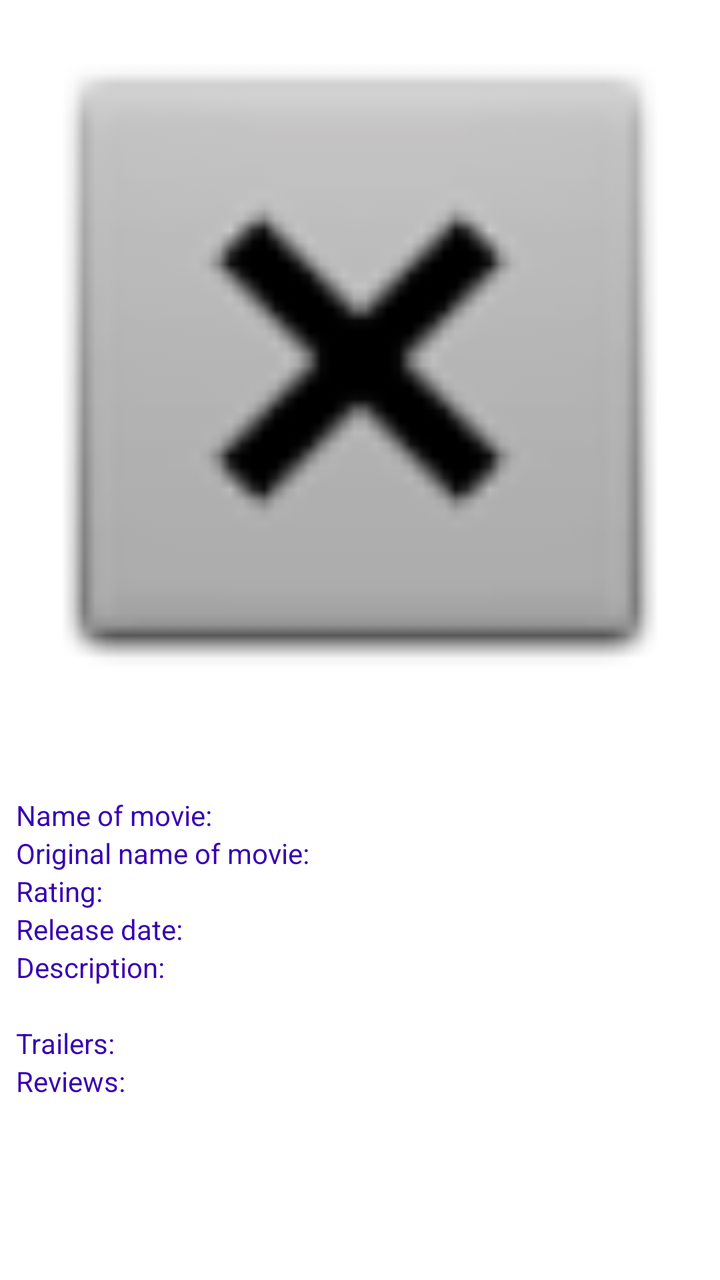
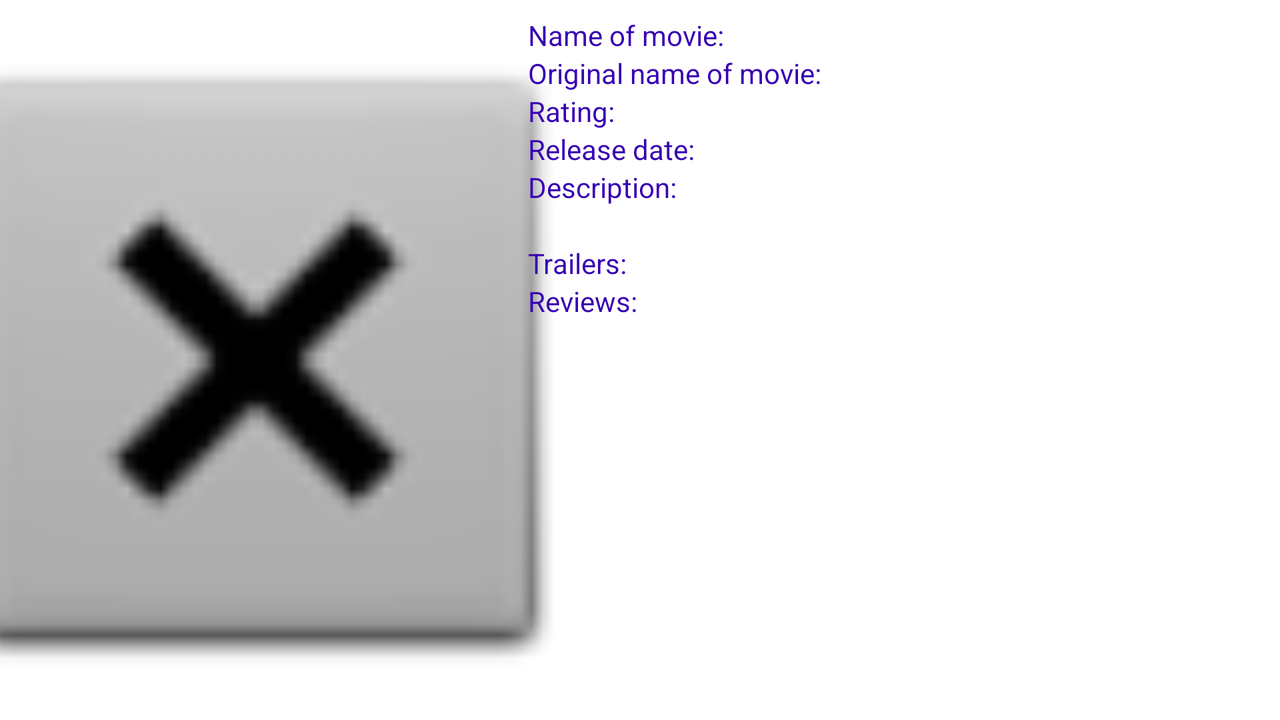

An Android layout and its configuration variant, each rendered on a device that would load it. The default file and the variant file are quoted in full after the pictures.
<!-- AndroidManifest.xml: application theme Theme.MyMovies2 -->
<!-- res/layout/activity_detail.xml -->
<?xml version="1.0" encoding="utf-8"?>
<ScrollView xmlns:android="http://schemas.android.com/apk/res/android"
    xmlns:app="http://schemas.android.com/apk/res-auto"
    xmlns:tools="http://schemas.android.com/tools"
    android:layout_width="match_parent"
    android:layout_height="match_parent"
    android:id="@+id/scrollViewInfo"
    tools:context=".DetailActivity">

    <androidx.constraintlayout.widget.ConstraintLayout
        android:layout_width="match_parent"
        android:layout_height="wrap_content">

        <ImageView
            android:id="@+id/imageViewBigPoster"
            android:layout_width="0dp"
            android:layout_height="wrap_content"
            android:adjustViewBounds="true"
            android:contentDescription="@string/big_poster"
            app:layout_constraintEnd_toEndOf="parent"
            app:layout_constraintStart_toStartOf="parent"
            app:layout_constraintTop_toTopOf="parent"
            app:srcCompat="@android:drawable/btn_dialog" />

        <ImageView
            android:id="@+id/imageViewAddToFavourite"
            android:layout_width="@dimen/size_of_star"
            android:layout_height="@dimen/size_of_star"
            android:layout_marginEnd="@dimen/size16dp"
            android:onClick="onClickChangedFavourite"
            android:contentDescription="@string/add_remove_favourite"
            app:layout_constraintBottom_toBottomOf="@+id/imageViewBigPoster"
            app:layout_constraintEnd_toEndOf="parent"
            app:layout_constraintTop_toBottomOf="@+id/imageViewBigPoster"
            app:srcCompat="@drawable/star_on" />

        <include
            layout="@layout/movie_info"
            android:id="@+id/movieInfo"
            android:layout_width="0dp"
            android:layout_height="wrap_content"
            android:layout_margin="@dimen/size8dp"
            app:layout_constraintStart_toStartOf="parent"
            app:layout_constraintEnd_toEndOf="parent"
            app:layout_constraintTop_toBottomOf="@id/imageViewAddToFavourite"/>

    </androidx.constraintlayout.widget.ConstraintLayout>
</ScrollView>
<!-- res/layout/movie_info.xml (included above) -->
<?xml version="1.0" encoding="utf-8"?>
<androidx.constraintlayout.widget.ConstraintLayout xmlns:android="http://schemas.android.com/apk/res/android"
    android:layout_width="match_parent"
    android:layout_height="wrap_content"
    xmlns:app="http://schemas.android.com/apk/res-auto">

    <TextView
        android:id="@+id/textViewLabelTitle"
        style="@style/LabelStyle"
        android:layout_width="wrap_content"
        android:layout_height="wrap_content"
        android:text="@string/label_name_of_movie"
        app:layout_constraintStart_toStartOf="parent"
        app:layout_constraintTop_toTopOf="parent" />

    <androidx.constraintlayout.widget.Guideline
        android:id="@+id/guidelineCenter"
        android:layout_width="wrap_content"
        android:layout_height="wrap_content"
        android:orientation="vertical"
        app:layout_constraintGuide_percent="0.5" />

    <TextView
        android:id="@+id/textViewTitle"
        android:layout_width="0dp"
        android:layout_height="wrap_content"
        app:layout_constraintEnd_toEndOf="parent"
        app:layout_constraintStart_toStartOf="@+id/guidelineCenter"
        app:layout_constraintTop_toTopOf="parent" />

    <TextView
        android:id="@+id/textViewLabelOriginalTitle"
        style="@style/LabelStyle"
        android:layout_width="wrap_content"
        android:layout_height="wrap_content"
        android:text="@string/label_original_title"
        app:layout_constraintStart_toStartOf="parent"
        app:layout_constraintTop_toBottomOf="@+id/textViewTitle" />

    <TextView
        android:id="@+id/textViewOriginalTitle"
        android:layout_width="0dp"
        android:layout_height="wrap_content"
        app:layout_constraintEnd_toEndOf="parent"
        app:layout_constraintStart_toStartOf="@+id/guidelineCenter"
        app:layout_constraintTop_toBottomOf="@+id/textViewTitle" />

    <TextView
        android:id="@+id/textViewLabelRating"
        style="@style/LabelStyle"
        android:layout_width="wrap_content"
        android:layout_height="wrap_content"
        android:text="@string/label_rating"
        app:layout_constraintStart_toStartOf="parent"
        app:layout_constraintTop_toBottomOf="@+id/textViewOriginalTitle" />

    <TextView
        android:id="@+id/textViewRating"
        android:layout_width="0dp"
        android:layout_height="wrap_content"
        app:layout_constraintEnd_toEndOf="parent"
        app:layout_constraintStart_toStartOf="@+id/guidelineCenter"
        app:layout_constraintTop_toBottomOf="@+id/textViewOriginalTitle" />

    <TextView
        android:id="@+id/textViewLabelReleaseDate"
        style="@style/LabelStyle"
        android:layout_width="wrap_content"
        android:layout_height="wrap_content"
        android:text="@string/label_release_date"
        app:layout_constraintStart_toStartOf="parent"
        app:layout_constraintTop_toBottomOf="@+id/textViewRating" />

    <TextView
        android:id="@+id/textViewReleaseDate"
        android:layout_width="0dp"
        android:layout_height="wrap_content"
        app:layout_constraintEnd_toEndOf="parent"
        app:layout_constraintStart_toStartOf="@+id/guidelineCenter"
        app:layout_constraintTop_toBottomOf="@+id/textViewRating" />

    <TextView
        android:id="@+id/textViewLabelDescription"
        style="@style/LabelStyle"
        android:layout_width="wrap_content"
        android:layout_height="wrap_content"
        android:text="@string/label_description"
        app:layout_constraintStart_toStartOf="parent"
        app:layout_constraintTop_toBottomOf="@+id/textViewLabelReleaseDate" />

    <TextView
        android:id="@+id/textViewOverview"
        android:layout_width="wrap_content"
        android:layout_height="wrap_content"
        app:layout_constraintStart_toStartOf="parent"
        app:layout_constraintTop_toBottomOf="@+id/textViewLabelDescription" />

    <TextView
        android:id="@+id/textViewLabelTrailer"
        style="@style/LabelStyle"
        android:layout_width="wrap_content"
        android:layout_height="wrap_content"
        android:text="@string/label_trailers"
        app:layout_constraintStart_toStartOf="parent"
        app:layout_constraintTop_toBottomOf="@+id/textViewOverview" />

    <androidx.recyclerview.widget.RecyclerView
        android:id="@+id/recyclerViewTrailers"
        android:layout_width="0dp"
        android:layout_height="match_parent"
        android:nestedScrollingEnabled="true"
        app:layout_constraintEnd_toEndOf="parent"
        app:layout_constraintStart_toStartOf="parent"
        app:layout_constraintTop_toBottomOf="@+id/textViewLabelTrailer" />

    <TextView
        android:id="@+id/textViewLabelReviews"
        style="@style/LabelStyle"
        android:layout_width="wrap_content"
        android:layout_height="wrap_content"
        android:text="@string/label_reviews"
        app:layout_constraintStart_toStartOf="parent"
        app:layout_constraintTop_toBottomOf="@+id/recyclerViewTrailers" />

    <androidx.recyclerview.widget.RecyclerView
        android:id="@+id/recyclerViewReviews"
        android:layout_width="0dp"
        android:layout_height="match_parent"
        android:nestedScrollingEnabled="true"
        app:layout_constraintEnd_toEndOf="parent"
        app:layout_constraintStart_toStartOf="parent"
        app:layout_constraintTop_toBottomOf="@+id/textViewLabelReviews" />

</androidx.constraintlayout.widget.ConstraintLayout>
<!-- resources referenced by this layout -->
<resources>
  <dimen name="size16dp">16dp</dimen>
  <dimen name="size8dp">8dp</dimen>
  <dimen name="size_of_star">60dp</dimen>
  <string name="add_remove_favourite">Add or remove favourite</string>
  <string name="big_poster">Big poster</string>
  <string name="label_description">Description:</string>
  <string name="label_name_of_movie">Name of movie:</string>
  <string name="label_original_title">Original name of movie:</string>
  <string name="label_rating">Rating:</string>
  <string name="label_release_date">Release date:</string>
  <string name="label_reviews">Reviews:</string>
  <string name="label_trailers">Trailers:</string>
  <style name="LabelStyle">
          <item name="android:textColor">@color/purple_700</item>
          <item name="android:textSize">14dp</item>
      </style>
  <style name="Theme.MyMovies2" parent="Theme.MaterialComponents.DayNight.DarkActionBar">
          
          <item name="colorPrimary">@color/black</item>
          <item name="colorPrimaryVariant">@color/black</item>
          <item name="colorOnPrimary">@color/white</item>
          
          <item name="colorSecondary">@color/teal_200</item>
          <item name="colorSecondaryVariant">@color/teal_700</item>
          <item name="colorOnSecondary">@color/black</item>
          
          <item name="android:statusBarColor" tools:targetApi="l">?attr/colorPrimaryVariant</item>
          
      </style>
</resources>
<!-- res/layout-land/activity_detail.xml (the repository's variant of the layout above) -->
<!-- drawn on the phone turned sideways -->
<?xml version="1.0" encoding="utf-8"?>
<androidx.constraintlayout.widget.ConstraintLayout xmlns:android="http://schemas.android.com/apk/res/android"
    xmlns:app="http://schemas.android.com/apk/res-auto"
    xmlns:tools="http://schemas.android.com/tools"
    android:layout_width="match_parent"
    android:layout_height="match_parent"
    tools:context=".DetailActivity">

    <ImageView
        android:id="@+id/imageViewBigPoster"
        android:layout_width="wrap_content"
        android:layout_height="0dp"
        android:adjustViewBounds="true"
        android:contentDescription="@string/big_poster"
        app:layout_constraintStart_toStartOf="parent"
        app:layout_constraintEnd_toStartOf="@id/guideline5"
        app:layout_constraintTop_toTopOf="parent"
        app:layout_constraintBottom_toBottomOf="parent"
        app:srcCompat="@android:drawable/btn_dialog" />

    <ImageView
        android:id="@+id/imageViewAddToFavourite"
        android:layout_width="@dimen/size_of_star"
        android:layout_height="@dimen/size_of_star"
        android:layout_margin="@dimen/size16dp"
        android:contentDescription="@string/add_remove_favourite"
        android:onClick="onClickChangedFavourite"
        app:layout_constraintEnd_toEndOf="@+id/imageViewBigPoster"
        app:layout_constraintTop_toTopOf="@+id/imageViewBigPoster"
        app:srcCompat="@drawable/star_on" />


    <ScrollView
        android:id="@+id/scrollViewInfo"
        android:layout_width="0dp"
        android:layout_height="0dp"
        android:layout_margin="@dimen/size8dp"
        app:layout_constraintStart_toEndOf="@id/guideline5"
        app:layout_constraintBottom_toBottomOf="parent"
        app:layout_constraintEnd_toEndOf="parent"
        app:layout_constraintTop_toTopOf="parent">

        <include
            android:id="@+id/movieInfo"
            layout="@layout/movie_info"
            android:layout_width="match_parent"
            android:layout_height="match_parent"/>

    </ScrollView>

    <androidx.constraintlayout.widget.Guideline
        android:id="@+id/guideline5"
        android:layout_width="wrap_content"
        android:layout_height="wrap_content"
        android:orientation="vertical"
        app:layout_constraintGuide_percent="0.4" />
</androidx.constraintlayout.widget.ConstraintLayout>
